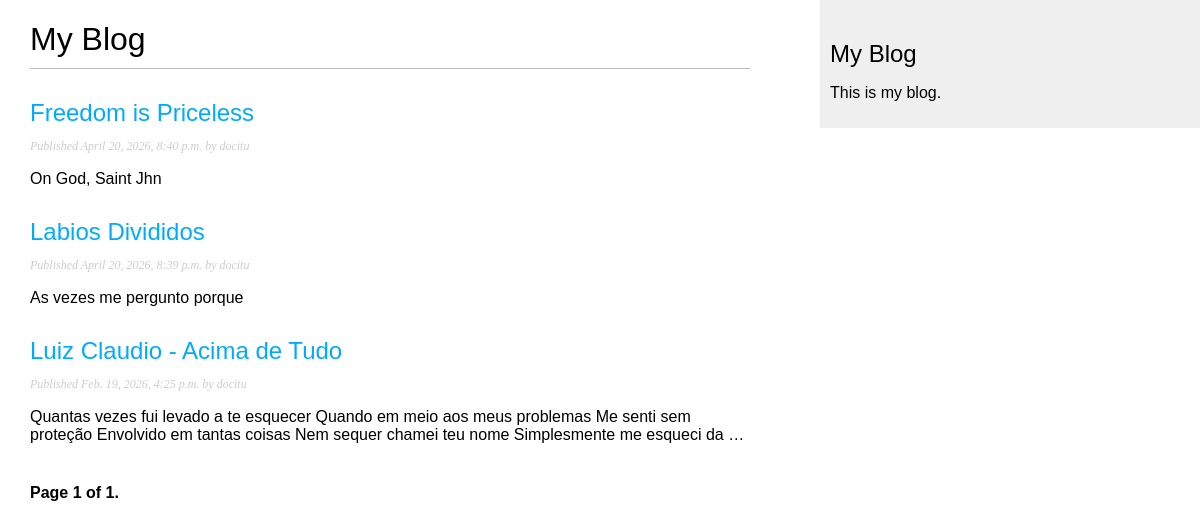
/blog/, run on an earlier commit of the app's database.
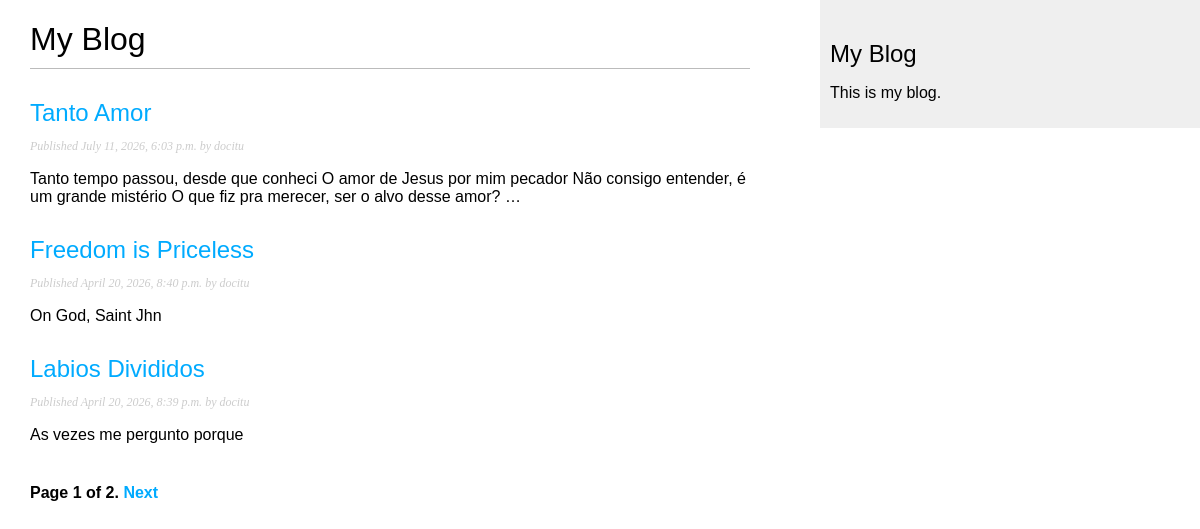
And on a later commit of the database.
### blog/models.py (models this page shows, shortened)
class Post(models.Model):
    class Status (models.TextChoices):
        DRAFT = 'DF', 'Draft'
        PUBLISHED = 'PB', 'Published'
    title = models.CharField(max_length=250)
    slug = models.SlugField(
        max_length=250,
        unique_for_date='publish'
    )
    author = models.ForeignKey(
        settings.AUTH_USER_MODEL,
        on_delete=models.CASCADE,
        related_name='blog_posts'
    )
    body = models.TextField()
    publish = models.DateTimeField(default=timezone.now)
    created = models.DateTimeField(auto_now_add=True)
    updated = models.DateTimeField(auto_now=True)
    status = models.CharField(
        max_length=2,
        choices=Status.choices,
        default=Status.DRAFT
    )
    objects = models.Manager()
    published = PublishedManager()
    class Meta:
        ordering = ['-publish']
        indexes = [
            models.Index(fields=['-publish']),
        ]
    def get_absolute_url(self):
        return reverse('blog:post_detail', args=[
            self.publish.year,
            self.publish.month,
            self.publish.day,
            self.slug
        ])

### blog/views.py (the view)
# urls.py: path("", views.PostListView.as_view(), name="post_list"),
class PostListView(ListView):
    queryset = Post.published.all()
    context_object_name = "posts"
    paginate_by = 3
    template_name = "blog/post/list.html"

### blog/templates/blog/post/list.html (shortened to what this page needs)
{% extends 'blog/base.html' %}
{% block content %}
    <h1>My Blog</h1>
    {% for post in posts %}
        <h2>
            <a href="{{post.get_absolute_url}}">
                {{ post.title }}
            </a>
        </h2>
        <p class="date">
            Published {{ post.publish }} by {{ post.author }}
        </p>
        {{ post.body|truncatewords:30|linebreaks }}
    {% endfor %}
    {% include "pagination.html" with page=page_obj %}
{% endblock content %}

What changed in the data, as far as the page shows it:
no longer on this page (row unchanged): Post: title "Luiz Claudio - Acima de Tudo", publish "Feb. 19, 2026, 4:25 p.m.", author "docitu", body "Quantas vezes fui levado a te esquecer Quando em meio aos meus problemas Me senti sem proteção Envolvido em tantas coisas Nem sequer chamei teu nome Simplesmente me esqueci da …"
added Post: title "Tanto Amor", publish "July 11, 2026, 6:03 p.m.", author "docitu", body "Tanto tempo passou, desde que conheci O amor de Jesus por mim pecador Não consigo entender, é um grande mistério O que fiz pra merecer, ser o alvo desse amor? …"
Also different on the page:
{{ page.paginator.num_pages }}: "1" → "2"
text now shown: "Next"
